Frame 1 (no input): blank canvas, image omitted
Frame 60 (the mouse pressed at the canvas centre just before this capture): blank canvas, image omitted
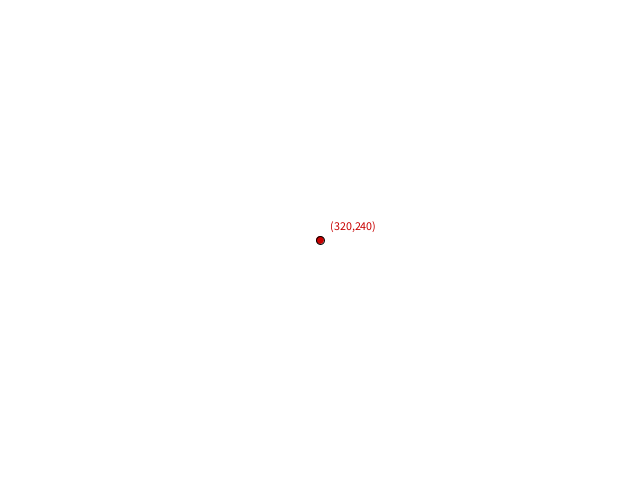
Frame 120 (the mouse held since frame 60 and released just before this capture)

The Processing sketch whose frames 1 and 60 were blank and that drew this single picture after the mouse press (run headless with seeded random() and noise(); from frame 60 on, the mouse is pressed at the canvas centre):

// Processing sketch: mouseTextLocation
// ── mouseTextLocation.pde
void setup() {
  size(640, 480);
  background(255);
}

void draw() {
  background(255);
  fill(200, 0, 0);
  stroke(0);
  int x = mouseX;
  int y = mouseY;
  ellipse(x, y, 8, 8);
  String s = "("+x+","+y+")";
  text(s, x+10, y-10);
}
